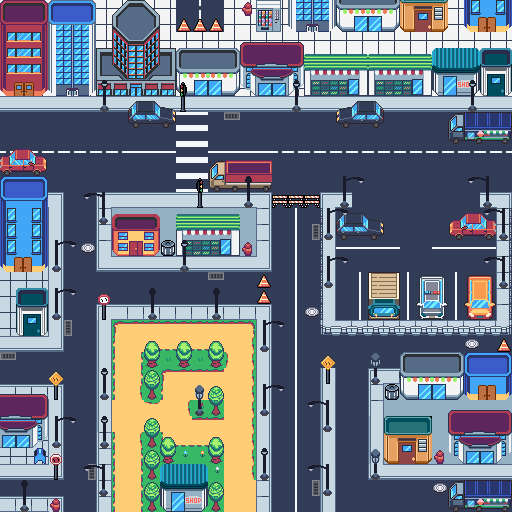

Rendered tile map (Tiled .tmx) drawn with the repository's tilesets; below, a short description and the map source with its tile grids summarised:
An orthogonal 32x32 tile map with 16x16 px tiles, 3 tile layers (Jalan, Gedung, Lampu jalan).

<map version="1.5" tiledversion="1.7.2" orientation="orthogonal" renderorder="right-down" width="32" height="32" tilewidth="16" tileheight="16" infinite="0" nextlayerid="4" nextobjectid="1">
 <tileset firstgid="1" name="CP_V1.0.4" tilewidth="16" tileheight="16" tilecount="4096" columns="64">
  <image source="City/CP_V1.0.4_nyknck/CP_V1.0.4.png" width="1024" height="1024" />
 </tileset>
 <layer id="1" name="Jalan" width="32" height="32">
  <data>[1024 cells, 910 non-empty, 31 distinct tile ids]</data>
 </layer>
 <layer id="2" name="Gedung" width="32" height="32">
  <data>[1024 cells, 433 non-empty, 228 distinct tile ids]</data>
 </layer>
 <layer id="3" name="Lampu jalan" width="32" height="32">
  <data>[1024 cells, 80 non-empty, 20 distinct tile ids]</data>
 </layer>
</map>
